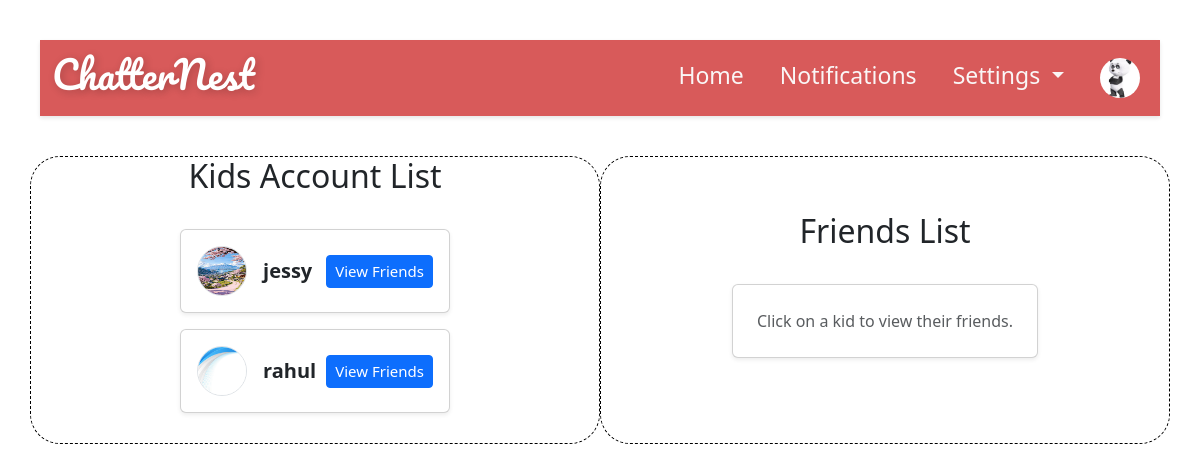
Screenshot of /Users/kids_friends (signed in) with the database file from the repository.
### Users/models.py (models this page shows)
class Parent_acc(models.Model):
    parent_id = models.CharField(max_length=100, primary_key=True)
    Email = models.EmailField(max_length=100)
    password = models.CharField(max_length=12)
    profile = models.ImageField(upload_to="Parent_profiles", blank=True, null=True)

class kid_acc(models.Model):
    kid_id = models.CharField(max_length=100, primary_key=True)
    Email = models.EmailField(max_length=100)
    password = models.CharField(max_length=12)
    profile = models.ImageField(upload_to="Kid_profiles", blank=True, null=True)
    parent = models.ForeignKey(Parent_acc, on_delete=models.CASCADE, related_name='kids')
    friends = models.ManyToManyField('self', symmetrical=True, blank=True)
    blocked = models.BooleanField(default=False)
    bio = models.TextField(blank=True, null=True)

### Users/views.py (the view)
# urls.py: path('kids_friends',views.kids_friends,name='kids_friends'),
def kids_friends(request):
    parent_id = request.session.get('parent_id')
    try:
        parent = Parent_acc.objects.get(parent_id=parent_id)
        kids = kid_acc.objects.filter(parent=parent).prefetch_related('friends')
        return render(request, 'kids_friends.html', {
            'parent': parent,
            'kids': kids,
        })
    except Parent_acc.DoesNotExist:
        request.session.flush()
        return redirect('parent_login')

### templates/kids_friends.html (shortened to what this page needs)
{% load static %}
<!DOCTYPE html>
<html lang="en">
<head>
  <link href="https://cdn.jsdelivr.net/npm/bootstrap@5.3.0/dist/css/bootstrap.min.css" rel="stylesheet" />
  <link rel="stylesheet" href="https://cdnjs.cloudflare.com/ajax/libs/font-awesome/6.0.0/css/all.min.css" />
</head>
<body>
  <div class="container-fluid">
    <nav class="navbar navbar-expand-lg">
      <div class="container">
        <h3 class="kidverse">ChatterNest</h3>
        <div class="collapse navbar-collapse" id="navbarNav">
          <ul class="navbar-nav ms-auto">
            <li class="nav-item">
              <a class="nav-link" href="parent_dashboard">Home</a>
            </li>
            <li class="nav-item">
              <a class="nav-link" href="#" data-bs-toggle="modal" data-bs-target="#notificationsModal">Notifications</a>
            </li>
            <li class="nav-item dropdown">
              <a class="nav-link dropdown-toggle" href="#" id="settingsDropdown" role="button" data-bs-toggle="dropdown"
                aria-expanded="false">
                Settings
              </a>
            </li>
            <li class="nav-item">
              <a class="nav-link" href="parent-profile">
                <img src="{{ parent.profile.url }}" class="profile-pic" alt="Profile" />
              </a>
            </li>
          </ul>
        </div>
      </div>
    </nav>
  </div>
  <div class="container">
    <div class="row">
      <div class="col-md-6">
        <h2 class="mb-4">Kids Account List</h2>
        <div class="d-flex flex-column gap-3">
          {% for kid in kids %}
          <div class="card p-3 shadow-sm">
            <div class="d-flex align-items-center justify-content-between">
              <div class="d-flex align-items-center gap-3">
                <img src="{{ kid.profile.url }}" width="50" height="50" class="rounded-circle border" alt="profile" />
                <strong style="font-size: 20px;">{{ kid.kid_id }}</strong>
              </div>
              <button onclick="showFriends('{{ kid.kid_id }}')" class="btn btn-primary btn-sm"
                style="margin-left: 10px; font-size: 15px;">
                View Friends
              </button>
            </div>
          </div>
          {% endfor %}
        </div>
      </div>
      <div class="col-md-6">
        <h2 class="mb-4">Friends List</h2>
        <div id="friend-display" class="card p-4 shadow-sm">
          <p class="text-muted mb-0">Click on a kid to view their friends.</p>
        </div>
      </div>
    </div>
  </div>
</body>
</html>

### templates/kids_friends.html (style rules this page uses)
.container-fluid { padding: 40px; }
.navbar { background-color: rgb(216, 90, 90); box-shadow: 0 2px 4px rgba(0, 0, 0, 0.1); padding: 10px 0; }
.navbar-nav { gap: 20px; }
.nav-link { font-size: 23px; color: #faf6f6; font-weight: 500; }
.profile-pic { width: 40px; height: 40px; border-radius: 50%; object-fit: cover; }
.col-md-6 { border: 1px dashed black; display: flex; flex-direction: column; align-items: center; justify-content: center; gap: 10px; padding-bottom: 30px; border-radius: 30px; }
.kidverse { font-family: "Pacifico", cursive; font-size: 38px; color: white; text-shadow: 2px 2px 8px rgba(0, 0, 0, 0.2); }

### rows the page displays
Parent_acc: profile (picture)
kid_acc: profile (picture), kid_id "jessy"
kid_acc: profile (picture), kid_id "rahul"
